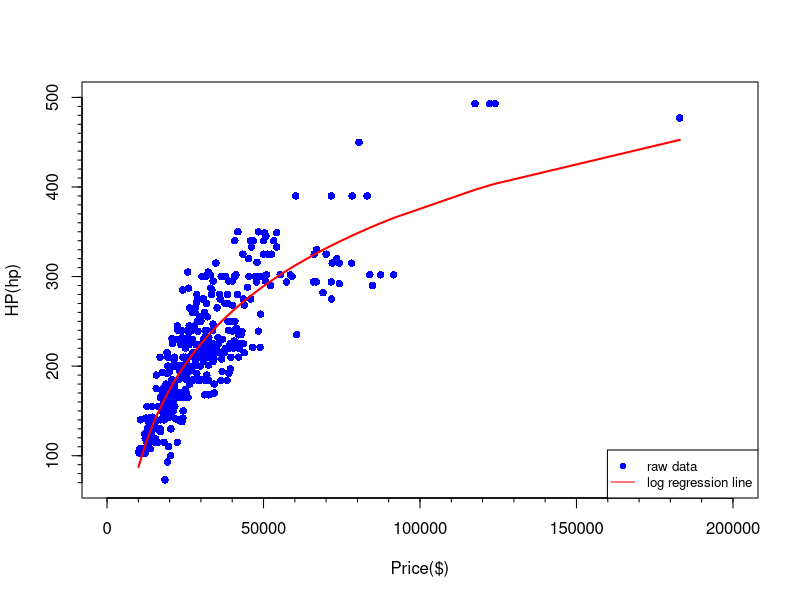
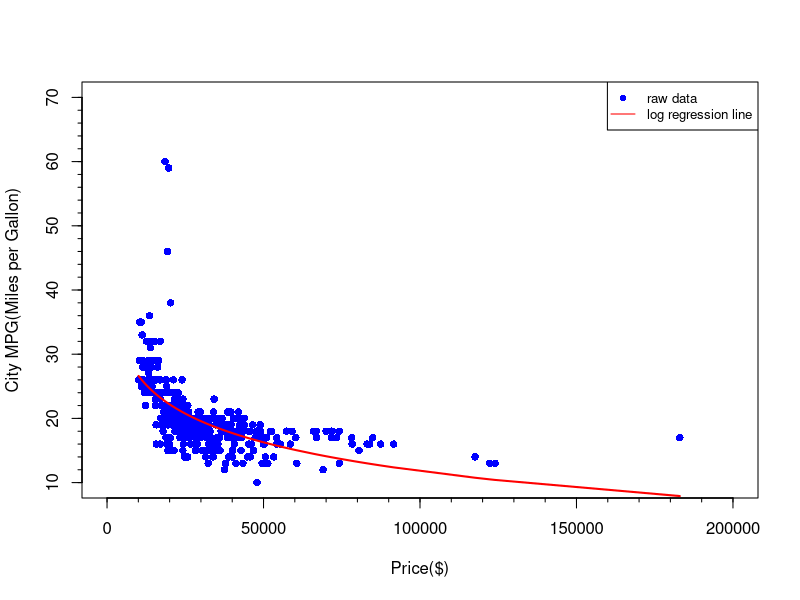
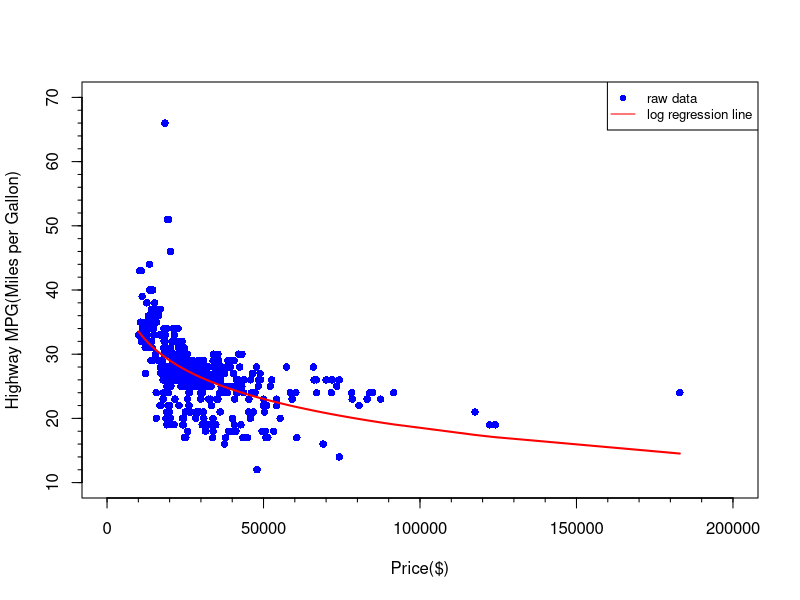

Recreate these plots in R, in order.
res = read.csv(file="04cars.csv", header=T)
retail_price = as.array(res[,10])
dealer_price = as.array(res[,11])
avg_price = (retail_price + dealer_price)/2
hp = as.array(res[,14])
city_mpg = as.array(res[,15])
hwy_mpg = as.array(res[,16])
#Plot the graph
x = as.numeric(avg_price)
y = as.numeric(hp)
plot(x, y, xlab = "Price($)", ylab = "HP(hp)", col = "blue", pch = 16, xlim = c(0,200000),ylim = c(70,500))
axis(side = 1, at = seq(0,200000, by = 10000),labels = FALSE, tcl = -0.2)
axis(side = 2, at = seq(70,500, by = 10),labels = FALSE, tcl = -0.2)

#Add the regression line on the graph
model = lm(y ~ log(x))
y = predict(model, newdata = list(x))
matlines(x, y, lwd = 2, col = "red")

#Add the legend on the graph
legend("bottomright",legend = c("raw data", "log regression line"), col = c("blue", "red"), cex = 0.8, lty = c(NA, 1), pch = c(16, NA))
#Plot the graph
x = as.numeric(avg_price)
y = as.numeric(city_mpg)
plot(x, y, xlab = "Price($)", ylab = "City MPG(Miles per Gallon)", col = "blue", pch = 16, xlim = c(0,200000) , ylim = c(10,70))
axis(side = 1, at = seq(0,200000, by = 10000),labels = FALSE, tcl = -0.2)
axis(side = 2, at = seq(10,70, by = 2),labels = FALSE, tcl = -0.2)

#Add the regression line on the graph
model = lm(y ~ log(x))
y = predict(model, newdata = list(x))
matlines(x, y, lwd = 2, col = "red")

#Add the legend on the graph
legend("topright",legend = c("raw data", "log regression line"), col = c("blue", "red"), cex = 0.8, lty = c(NA, 1), pch = c(16, NA))
#Plot the graph
x = as.numeric(avg_price)
y = as.numeric(hwy_mpg)
plot(x, y, xlab = "Price($)", ylab = "Highway MPG(Miles per Gallon)", col = "blue", pch = 16, xlim = c(0,200000) , ylim = c(10,70))
axis(side = 1, at = seq(0,200000, by = 10000), labels = FALSE, tcl = -0.2)
axis(side = 2, at = seq(10,70, by = 2), labels = FALSE, tcl = -0.2)

#Add the regression line on the graph
model = lm(y ~ log(x))
y = predict(model, newdata = list(x))
matlines(x, y, lwd = 2, col = "red")

#Add the legend on the graph
legend("topright",legend = c("raw data", "log regression line"), col = c("blue", "red"), cex = 0.8, lty = c(NA, 1), pch = c(16, NA))